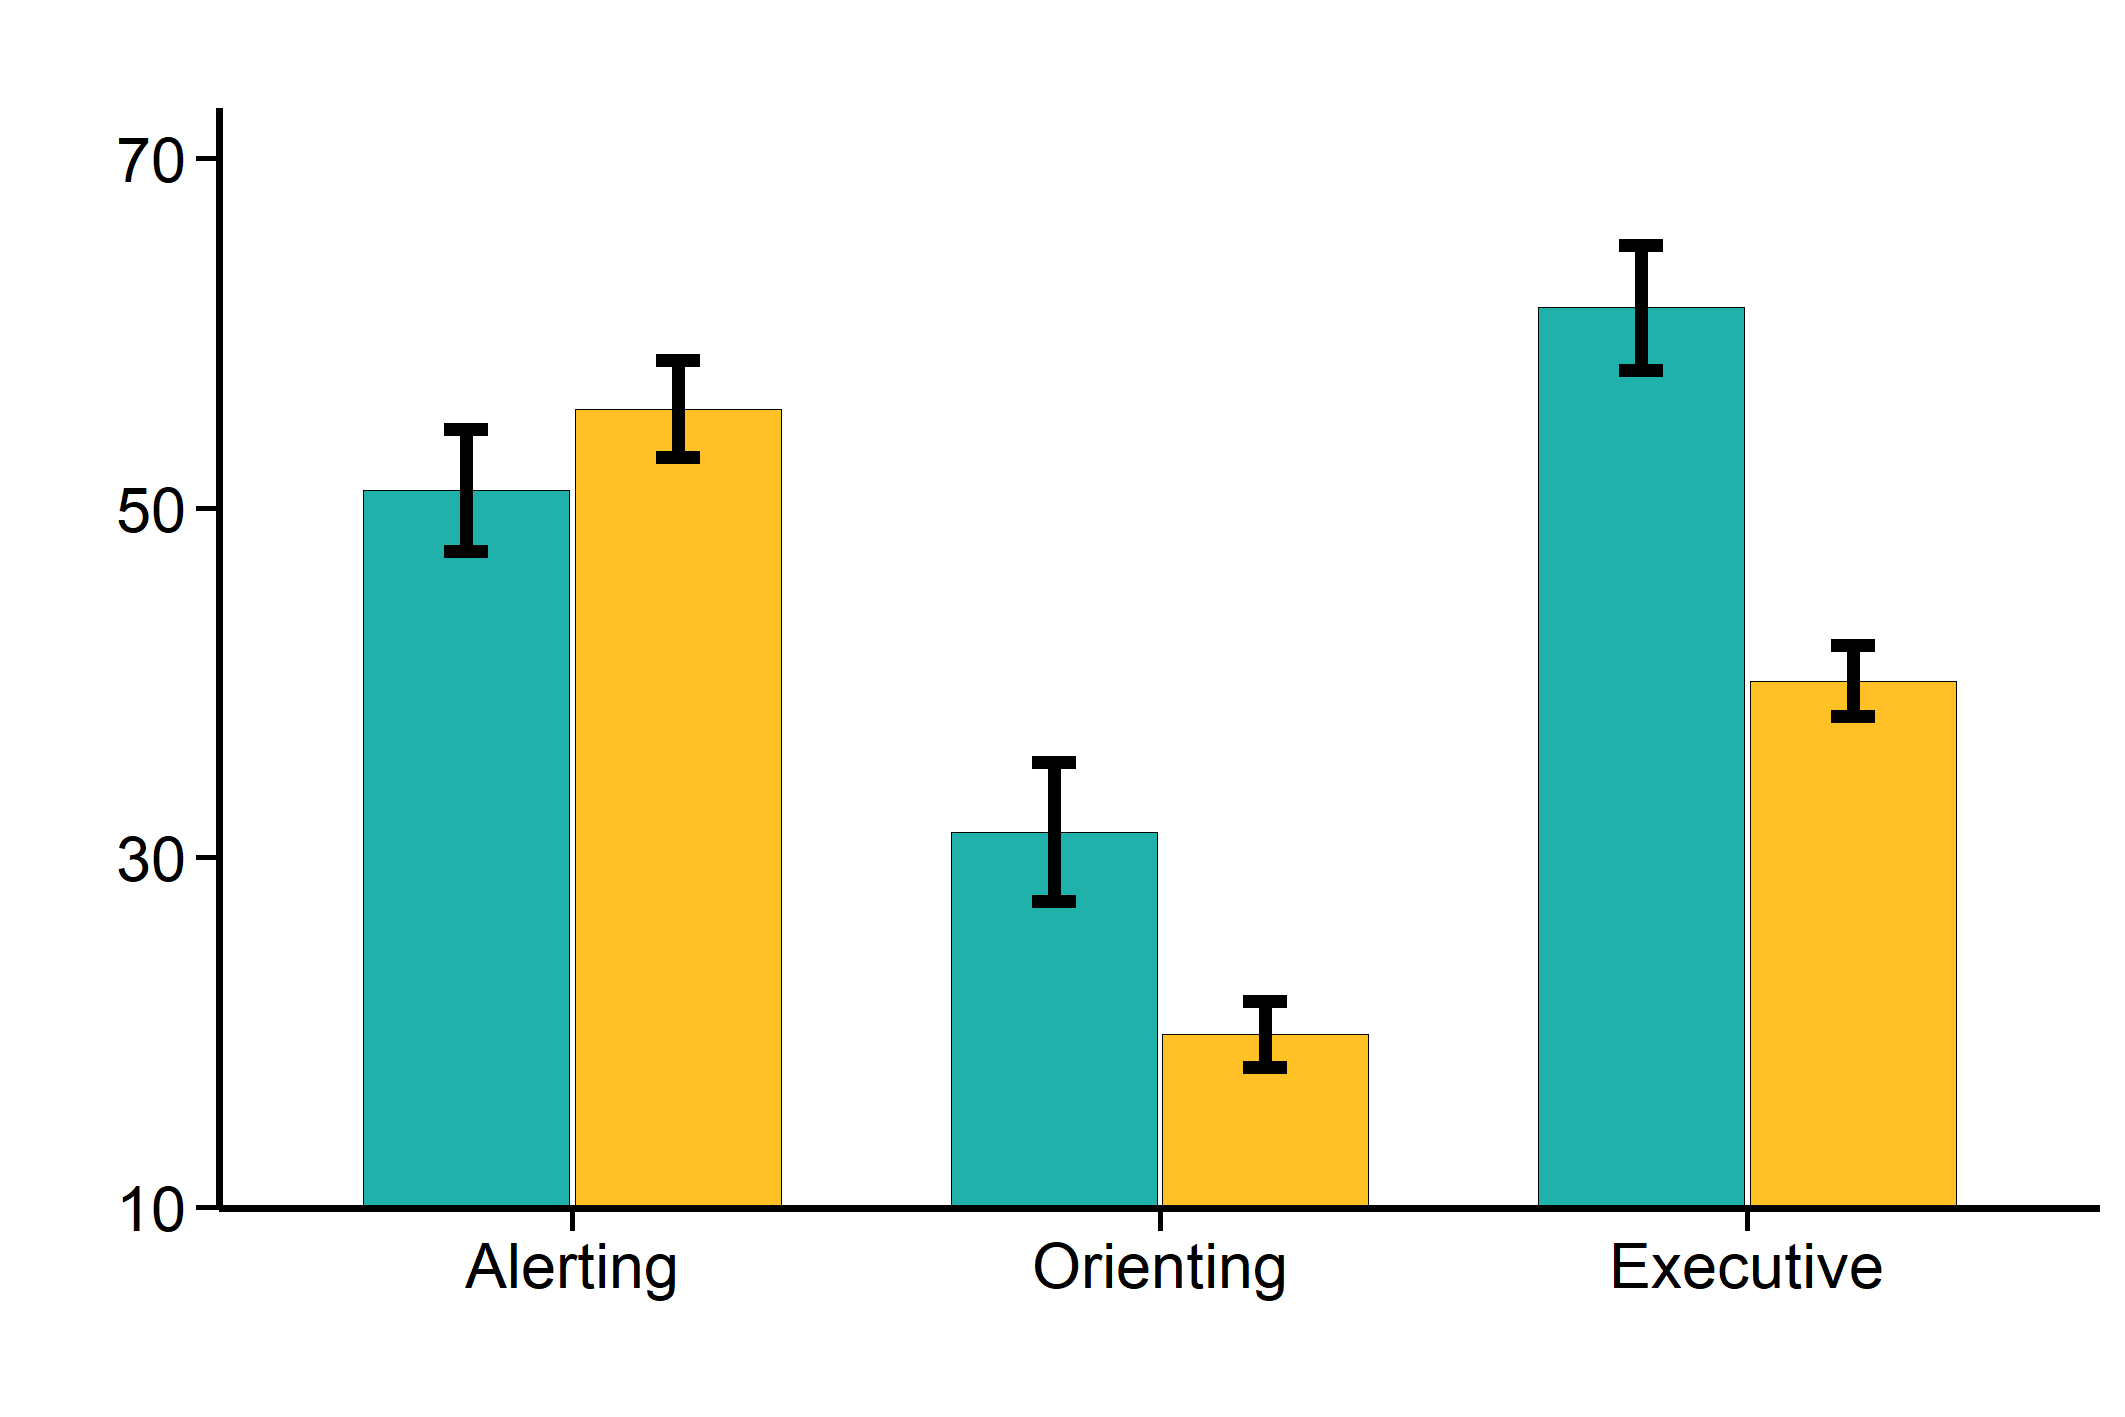

This chart was generated by the following R code:
# written by hao1ei (ver_20.03.13)
# hao1ei@foxmail.com
# qinlab.BNU

### Basic information set up ###
rm(list = ls())                                                # Delete all variables in the current environment
library(ggplot2); library(ggpubr)                              # Load and attach add-on packages
fig.dpi <- 300; fig.wid <- 18; fig.hei <- 12; fig.fmt <- "png" # Set parameters of the figure
fig.savedir <- getwd()                                         # Set the path where the picture will be saved

data.grp    <- "cohort2"                        # Group of the data
data.subgrp <- c("SWUC", "SWUA")                # Subgroups of the data
SWUC <- read.csv("fig1_data_cohort2_child.csv") # Read result file of basic information (.csv) for subgroup 1
SWUA <- read.csv("fig1_data_cohort2_adult.csv") # Read result file of basic information (.csv) for subgroup 2

condname.colname <- c("A_NoDoub_mean_abs",	"O_CenSpat_mean_abs",	"C_InconCon_mean_abs") # The indicators name in the data file
condname.figshow <- c("Alerting", "Orienting", "Executive")                              # The indicators name will present in the figure

### Make figure ###
# Convert the read data into a format recognized by the package
data.fig <- data.frame(matrix(NA,0,3))
for (igrp in  c(1:length(data.subgrp))) {
  for (icond in c(1:length(condname.figshow))) {
    data.con <- data.frame(rep(condname.figshow[icond], nrow(get(data.subgrp[igrp]))))
    data.ned <- data.frame(get(data.subgrp[igrp])[c("Group",condname.colname[icond])])
    
    data.tem <- cbind(data.con, data.ned)
    colnames(data.tem) <- c("Index","Group","Index.Data")
    
    data.fig <- rbind(data.fig, data.tem)
  }
}

# Set the figure parameters
data.barfig <- ggbarplot(data.fig,                            # The data frame of results
                         x="Index", y="Index.Data",           # Character string containing the name of x and y variable
                         color = "Group", fill = "Group",     # Outline color and fill color
                         add = "mean_se",                     # Adding another plot element
                         add.params = list(size = 1.5),       # parameters (size) for the argument 'add'
                         ylim = c(12.8,70),                   # Limitation of y axis
                         title = " ", xlab = " ", ylab = " ", # The x axis, y axis and title content of the figure
                         size = 0,                            # The size of points and outlines
                         position = position_dodge(0.72)) +   # Position adjustment
  # Add mean comparison p-values to the plot
  # stat_compare_means(aes(group=Group), method="t.test", label.y=c(50,50,50), label="p.signif", size=4) +                     
  
  # Customize the color of error bar for each group
  scale_color_manual(values=c("black","black"), name = "Group", labels = c("Children", "Adults"), guide = FALSE) +             
  
  # Customize the fill color for each group
  scale_fill_manual(values=c("lightseagreen","goldenrod1"), name = "Group", labels = c("Children", "Adults"), guide = FALSE) +
  
  # Position scales for continuous data of y axis
  scale_y_continuous(breaks=c(10,30,50,70), labels=c(10,30,50,70)) +                                                           
  
  # Modify components of a theme according to your preferences
  theme(
    plot.title            = element_text(size = 15, colour = "black", face = "bold", hjust = 0.5),
    axis.ticks            = element_line(size = 0.6, colour = "black"),
    axis.ticks.length     = unit(0.2, "cm"),
    axis.line.x           = element_line(colour = "black", size = 0.8),
    axis.line.y           = element_line(colour = "black", size = 0.8),
    axis.text.x           = element_text(size = 15, colour = 'black'),
    axis.text.y           = element_text(size = 15, colour = 'black'),
    axis.title            = element_text(size = 20, colour = "black"),
    panel.background      = element_rect(fill = "transparent"),
    plot.background       = element_rect(fill = "transparent", color = NA),
    legend.background     = element_rect(fill = "transparent"),
    legend.box.background = element_rect(fill = "transparent"),
    legend.title          = element_text(size = 18),
    legend.text           = element_text(size = 15),
    legend.position       = "right")
data.barfig

# Name of the figure
fig.name <- paste("fig1_bar_", data.grp, ".", fig.fmt, sep = "")
# Save figure to disk
ggsave(fig.name, path = fig.savedir, data.barfig, width=fig.wid, height=fig.hei, 
       units="cm", dpi=fig.dpi, bg="transparent")
